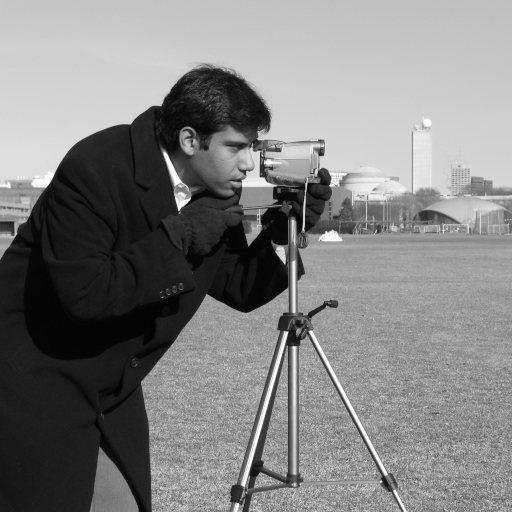
#> input picture skimage.data.camera(), 512 x 512 px
$ jupyter execute --allow-errors C052_CV_Exp-1.ipynb   (older library calls are emulated)
#> lines starting #> are read from the running program, lines starting #| are printed output that depends on the picture
# Exp 1

### Name: Drumil Kotecha
### Roll no. C052
### Aim: Write a code to detect the edges of an image

[cell 1]
import numpy as np
import cv2
import matplotlib.pyplot as plt
from skimage import data

[cell 2]
img_camera = data.camera()
#> img_camera is the input picture: shape (512, 512); min 0, max 255, mean 129.1
img_camera.shape
#> Out = (512, 512)

[cell 3]
plt.imshow(img_camera, cmap='gray')

#> (a cell that did not finish here is left out)

#> (a cell that did not finish here is left out)

#> (a cell that did not finish here is left out)

[cell 7]
plt.figure(figsize=(16, 4))
plt.subplot(1,4,1)
#> (the rest of this cell did not finish here and is left out)

#> (a cell that did not finish here is left out)

#> (a cell that did not finish here is left out)

#> (a cell that did not finish here is left out)

# Conclusion
1. Sobel filter is used identify horizontal, vertical, diagonal and magnitude of gradients at each pixel of the given image.
2. For each pixel, histogram of angle of each pixel is plotted. It is observed that most of the  pixels are having their gradients along 0, 45, 90, 135.
3. If size of filter is increased from 3,3 to 9,9 and 31,31 - then it is observed that pixels along small edges are not captured or highlighted by filter of large size. However, large edges with more possibilites of angles can be identified by these filters.
4. Sobel filter of large size can used to reduce the effect of small edges which are considered as noisy objects.

[cell 11]
leo = cv2.imread('leo.webp', cv2.IMREAD_GRAYSCALE)
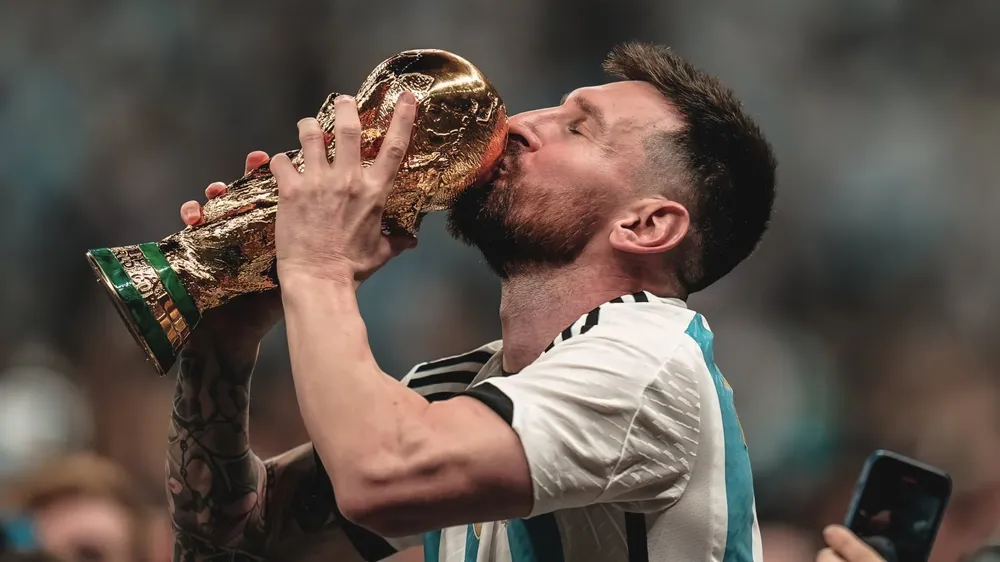
#> input picture Exp1 - Edge Detection/leo.webp, 1000 x 562 px, shrunk from 1920 x 1080 before the run
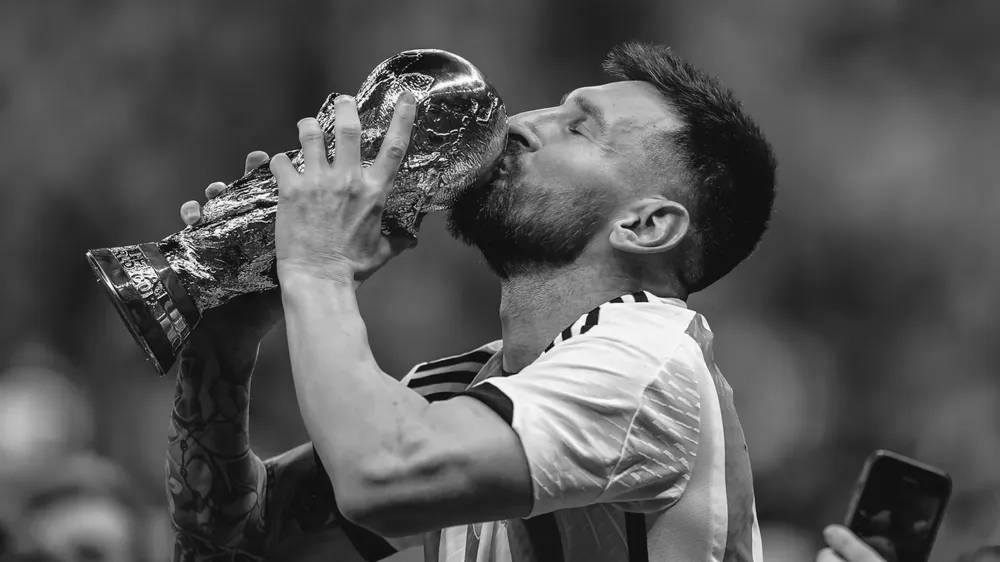
#> leo: shape (562, 1000); min 0, max 254, mean 86.7
plt.imshow(leo, cmap='gray')

[cell 12]
leo.shape
#> Out = (562, 1000)

[cell 13]
grad_x = cv2.Sobel(leo, ddepth=cv2.CV_32F, dx=1,dy=0, ksize=9)
grad_y = cv2.Sobel(leo, ddepth=cv2.CV_32F, dx=0,dy=1, ksize=9)
grad_xy = cv2.Sobel(leo, ddepth=cv2.CV_32F, dx=1, dy=1, ksize=9)
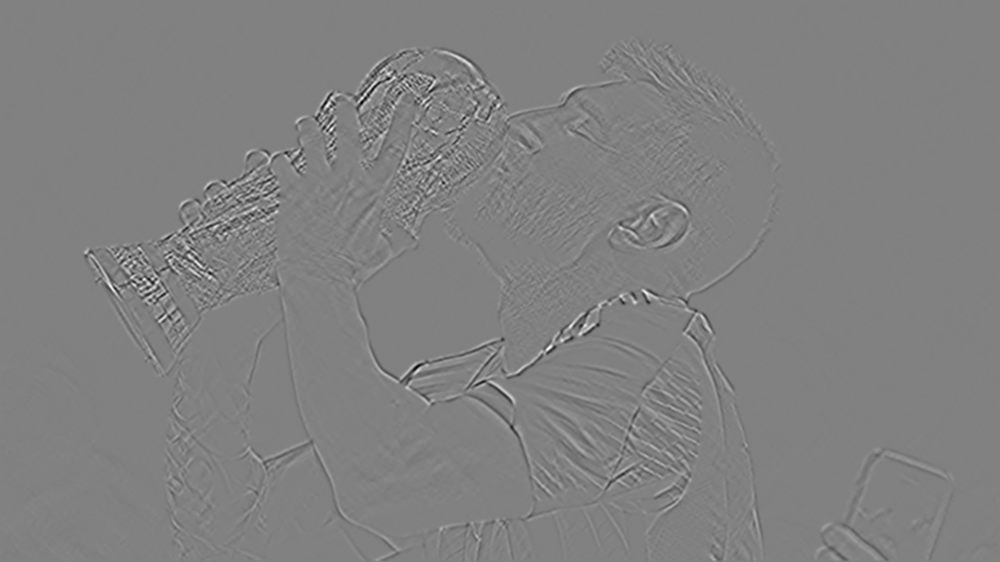
#> grad_xy: shape (562, 1000) float32; min -316473, max 308734, mean 1.4; drawn with min black and max white

[cell 14]
grad_x_abs = cv2.convertScaleAbs(grad_x)
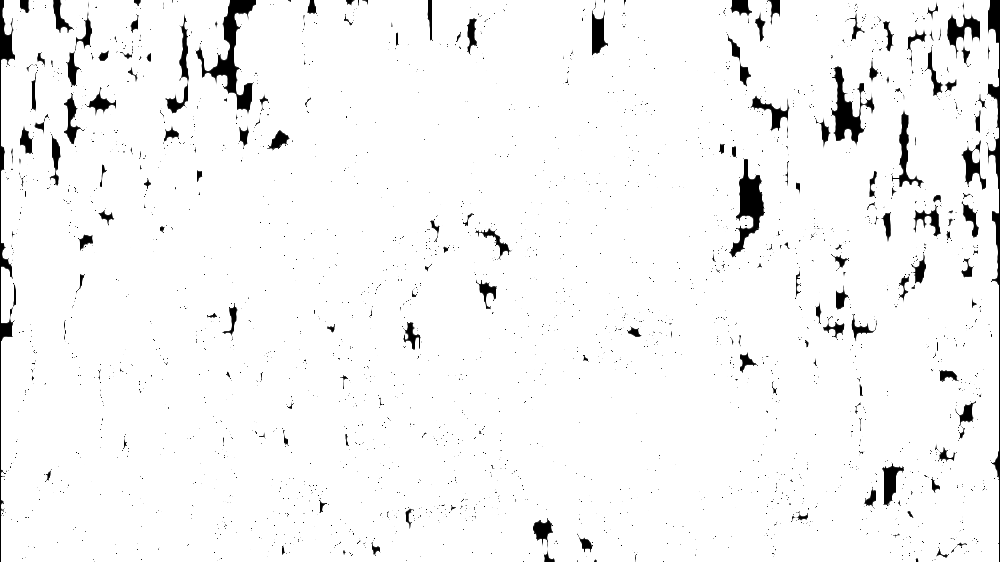
#> grad_x_abs: shape (562, 1000); min 0, max 255, mean 245
grad_y_abs = cv2.convertScaleAbs(grad_y)
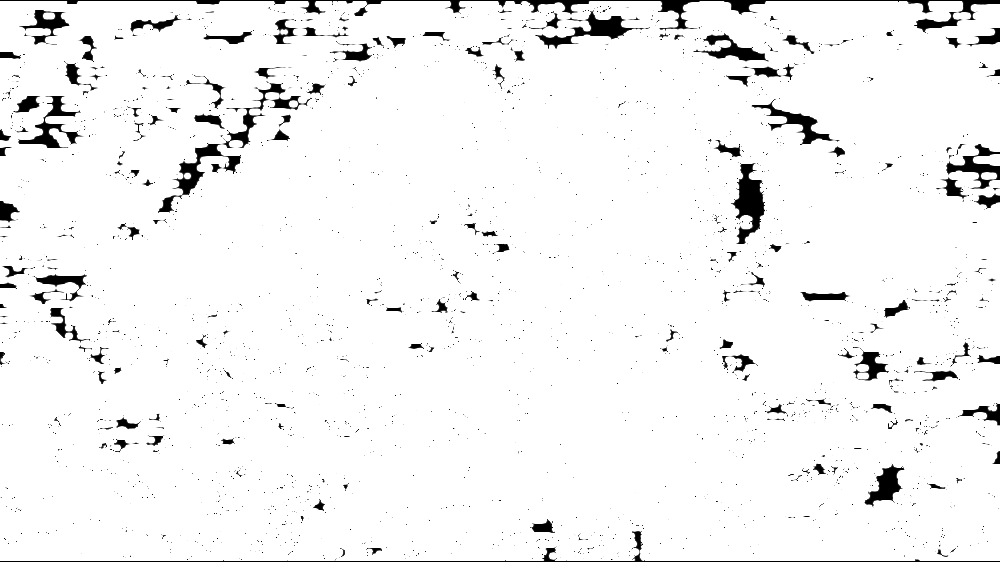
#> grad_y_abs: shape (562, 1000); min 0, max 255, mean 243.4
grad_xy_abs = cv2.convertScaleAbs(grad_xy)
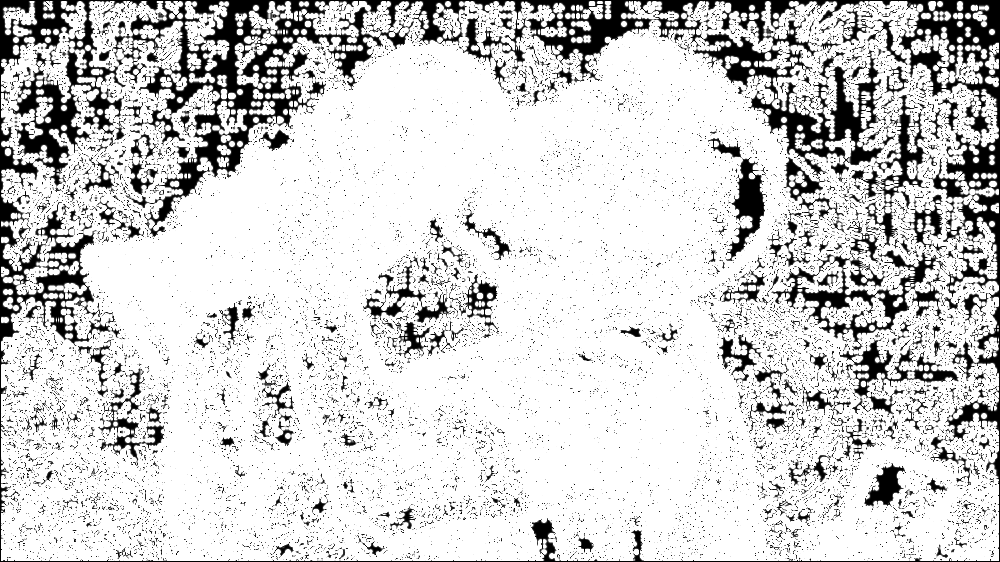
#> grad_xy_abs: shape (562, 1000); min 0, max 255, mean 209.1

[cell 15]
plt.figure(figsize=(16, 4))
plt.subplot(1,4,1)
plt.imshow(leo, cmap='gray')
plt.title('Original Image')

plt.subplot(1,4,2)
plt.imshow(grad_x_abs, cmap='gray')
plt.title('Gradient X')

plt.subplot(1,4,3)
plt.imshow(grad_y_abs, cmap='gray')
plt.title('Gradient Y')

plt.subplot(1,4,4)
plt.imshow(grad_xy_abs, cmap='gray')
plt.title('Gradient XY')

plt.show()

[cell 16]
grad_mag = np.sqrt(grad_x**2 + grad_y**2)
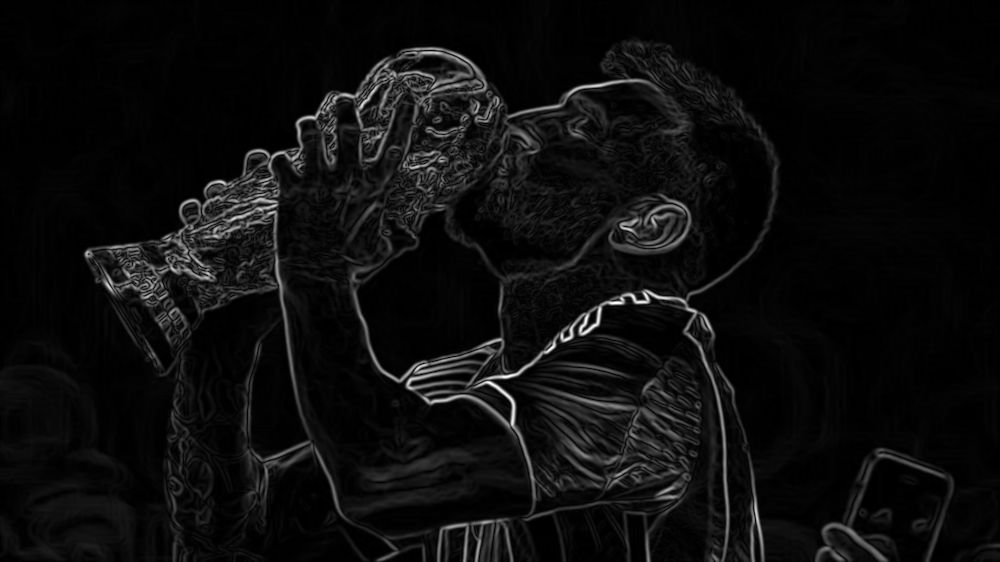
#> grad_mag: shape (562, 1000) float32; min 0, max 1844888.8, mean 98742.7; drawn with min black and max white
 # grad_mag = grad_mag/np.max(grad_mag)
plt.figure(figsize=(12, 4))

plt.subplot(1, 2, 1)
plt.imshow(leo, cmap='gray')
plt.title('Original Image')
plt.subplot(1, 2, 2)
plt.title('Gradient Magnitude')
plt.imshow(grad_mag, cmap='gray')

[cell 17]
angle = (np.arctan2(grad_y, grad_x)*180/np.pi)%180
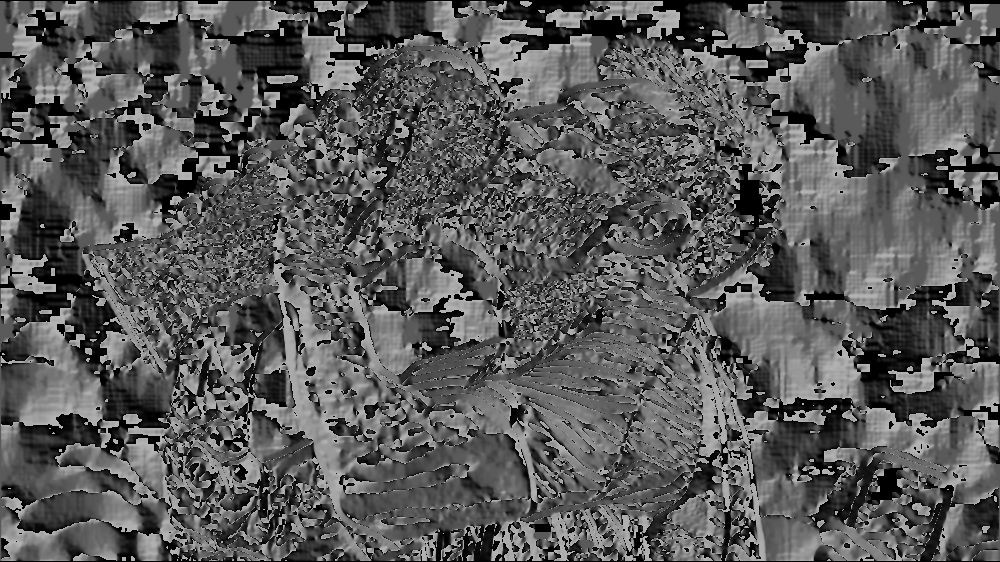
#> angle: shape (562, 1000) float32; min 0, max 180, mean 89.7

plt.figure(figsize=(12, 4))
[r,c] = leo.shape
#> r = 562; c = 1000

angle1D = np.reshape(angle, [r*c,1])
plt.hist(angle1D, bins=180)
plt.title('Histogram of Angle Edge Points')
plt.xlabel('Angle (degrees)')
plt.ylabel('Pixels')
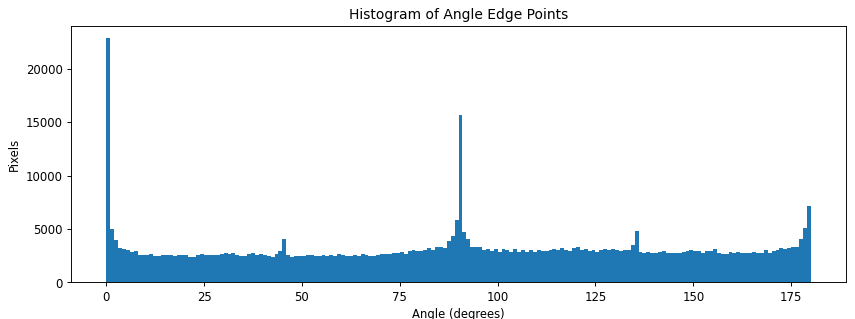
#> figure drawn by matplotlib, 1 panel; tallest bar 22883 high, from x = 0 to 1
